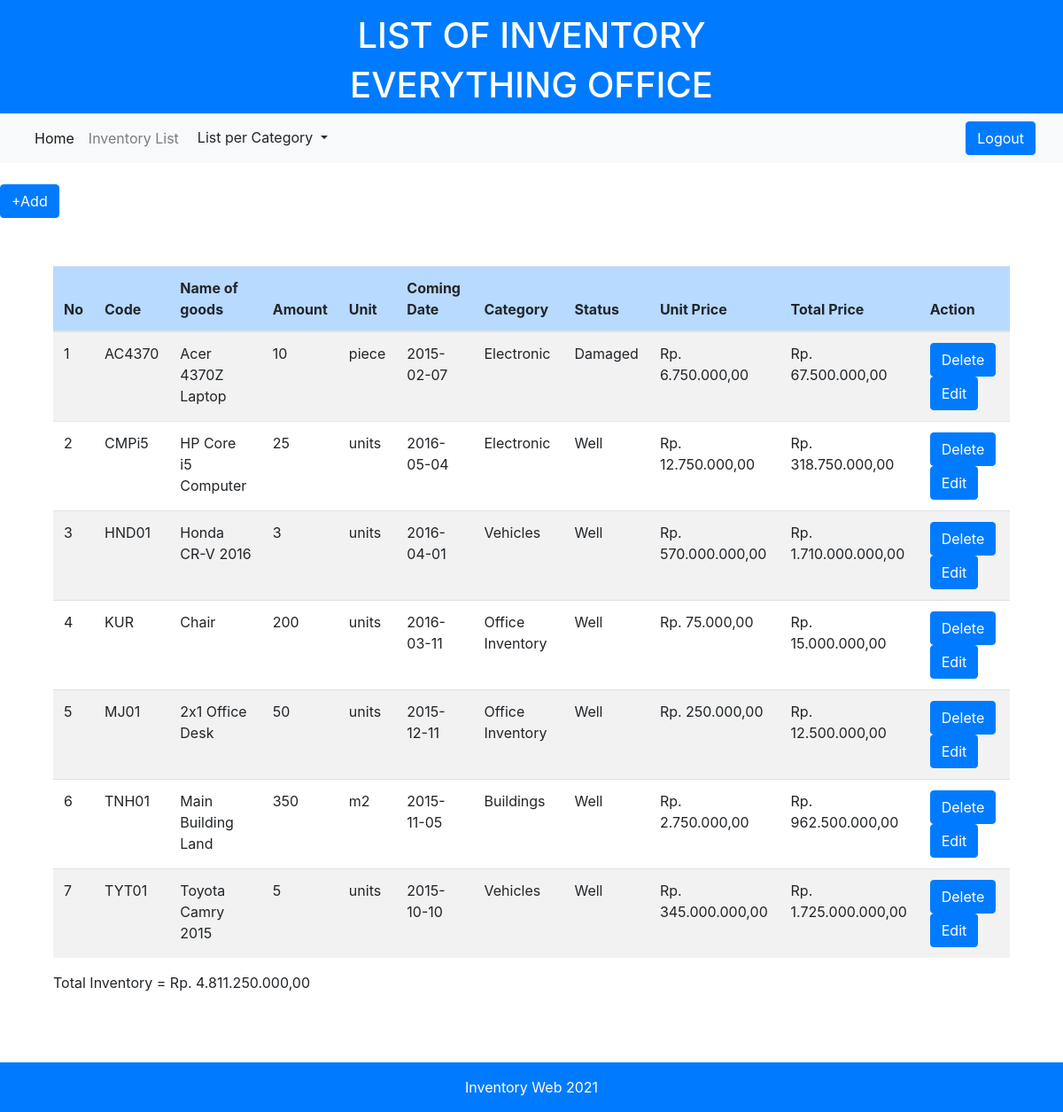
/list.php (signed in), run on the app's committed database.
### tables this page shows
CREATE TABLE `inventory` (
  `item_id` varchar(10) NOT NULL,
  `item_name` varchar(30) NOT NULL,
  `amount` int(11) NOT NULL,
  `unit` varchar(15) NOT NULL,
  `arrival_date` date NOT NULL,
  `category` varchar(20) NOT NULL,
  `item_status` varchar(20) NOT NULL,
  `price` int(20) NOT NULL
);

### database.php (called while the page is built, shortened)
<?php
    $connect = mysqli_connect("localhost", "root", "", "responsi");
function query($query){
    global $connect;
    $result = mysqli_query($connect, $query);
    $rows = [];
    while($row = mysqli_fetch_assoc($result)){
        $rows[] = $row;
    }
    return $rows;
}
?>

### list.php (the view, shortened to what this page needs)
<?php
    include 'database.php';
    $data = query("SELECT * FROM inventory");
    $tot_inve = 0;
?>
<!DOCTYPE html>
<html>
  <head>
    <link rel="stylesheet" href="https://cdn.jsdelivr.net/npm/bootstrap@4.5.3/dist/css/bootstrap.min.css">
  </head>
  <body>
  <footer class="bg-primary text-white">
    <div class="container">
      <div class="row pt-3">
        <div class="col text-center">
          <h1>LIST OF INVENTORY</h1>
          <h1>EVERYTHING OFFICE</h1>
        </div>
      </div>
    </div>
  </footer>
  <nav class="navbar navbar-expand-lg navbar-light bg-light">
  <div class="container-fluid">
    <div class="collapse navbar-collapse" id="navbarNavDropdown">
      <ul class="navbar-nav">
        <li class="nav-item">
          <a class="nav-link active" aria-current="page" href="index.php">Home</a>
        </li>
        <li class="nav-item">
          <a class="nav-link" href="list.php">Inventory List</a>
        </li>
        <li class="nav-item dropdown">
                <div class="dropdown">
          <button class="btn btn-light dropdown-toggle" type="button" id="dropdownMenuButton" data-toggle="dropdown" aria-haspopup="true" aria-expanded="false">
          List per Category
          </button>
        </div>
        </li>
      </ul>
    </div>
    <a class="btn btn-primary fixed-right" href="logout.php" role="button">Logout</a>
  </div>
  </nav>
  <br>
  <a href="add.php" class="btn btn-primary">+Add</a>
  <div class="container" style="padding: 30px;">
    <table class="table table-striped" id="table">
        <thead>
            <tr>
                <th class="table-primary">No</th>
                <th class="table-primary">Code</th>
                <th class="table-primary">Name of goods</th>
                <th class="table-primary">Amount</th>
                <th class="table-primary">Unit</th>
                <th class="table-primary">Coming Date</th>
                <th class="table-primary">Category</th>
                <th class="table-primary">Status</th>
                <th class="table-primary">Unit Price</th>
                <th class="table-primary">Total Price</th>
                <th class="table-primary">Action</th>
            </tr>
        </thead>
            <?php $i = 1; ?>
            <tbody>
            <?php foreach( $data as $row) : ?>
            <tr>
                <td><?= $i ?></td>
                <td><?= $row["item_id"] ?></td>
                <td><?= $row["item_name"] ?></td>
                <td><?= $row["amount"] ?></td>
                <td><?= $row["unit"] ?></td>
                <td><?= $row["arrival_date"] ?></td>
                <td><?= $row["category"] ?></td>
                <td><?= $row["item_status"] ?></td>
                <td><?php
                        $number = $row["price"];
                        $price = number_format($number, 2, ',', '.');
                        echo "Rp. " . $price;?>
                </td>
                <?php
                    $total = $row["price"] * $row["amount"];
                    $number = $total;
                    $pricepull = number_format($number, 2, ',', '.');
                    $tot_inve += $total;
                ?>
                <td>Rp. <?= $pricepull ?></td>
                <td><a href="delete.php?item_id=<?= $row['item_id'];?>" class="btn btn-primary">Delete</a>
                <a href="edit.php?item_id=<?= $row['item_id'];?>" class="btn btn-primary">Edit</a></td>
            </tr>
            <?php $i++; ?>
            <?php endforeach; ?>
            </tbody>
        <br>
    </table>
    Total Inventory = Rp.
                <?php
                  $number = $tot_inve;
                  $pricesopull = number_format($number, 2, ',', '.');
                ?>
                <?= $pricesopull ?>
    <br>
    <br>
    <br>
  </div>
  <footer class="bg-primary text-white">
    <div class="container">
      <div class="row pt-3">
        <div class="col text-center">
          <p>Inventory Web 2021</p>
        </div>
      </div>
    </div>
  </footer>
  </body>
</html>

### data on the page
inventory: item_id "AC4370", item_name "Acer 4370Z Laptop", amount "10", unit "piece", arrival_date "2015-02-07", category "Electronic", item_status "Damaged", price "6.750.000,00", pricepull "67.500.000,00"
inventory: item_id "CMPi5", item_name "HP Core i5 Computer", amount "25", unit "units", arrival_date "2016-05-04", category "Electronic", item_status "Well", price "12.750.000,00", pricepull "318.750.000,00"
inventory: item_id "HND01", item_name "Honda CR-V 2016", amount "3", unit "units", arrival_date "2016-04-01", category "Vehicles", item_status "Well", price "570.000.000,00", pricepull "1.710.000.000,00"
inventory: item_id "KUR", item_name "Chair", amount "200", unit "units", arrival_date "2016-03-11", category "Office Inventory", item_status "Well", price "75.000,00", pricepull "15.000.000,00"
inventory: item_id "MJ01", item_name "2x1 Office Desk", amount "50", unit "units", arrival_date "2015-12-11", category "Office Inventory", item_status "Well", price "250.000,00", pricepull "12.500.000,00"
inventory: item_id "TNH01", item_name "Main Building Land", amount "350", unit "m2", arrival_date "2015-11-05", category "Buildings", item_status "Well", price "2.750.000,00", pricepull "962.500.000,00"
inventory: item_id "TYT01", item_name "Toyota Camry 2015", amount "5", unit "units", arrival_date "2015-10-10", category "Vehicles", item_status "Well", price "345.000.000,00", pricepull "1.725.000.000,00"

### other printed values
$pricesopull "4.811.250.000,00"
